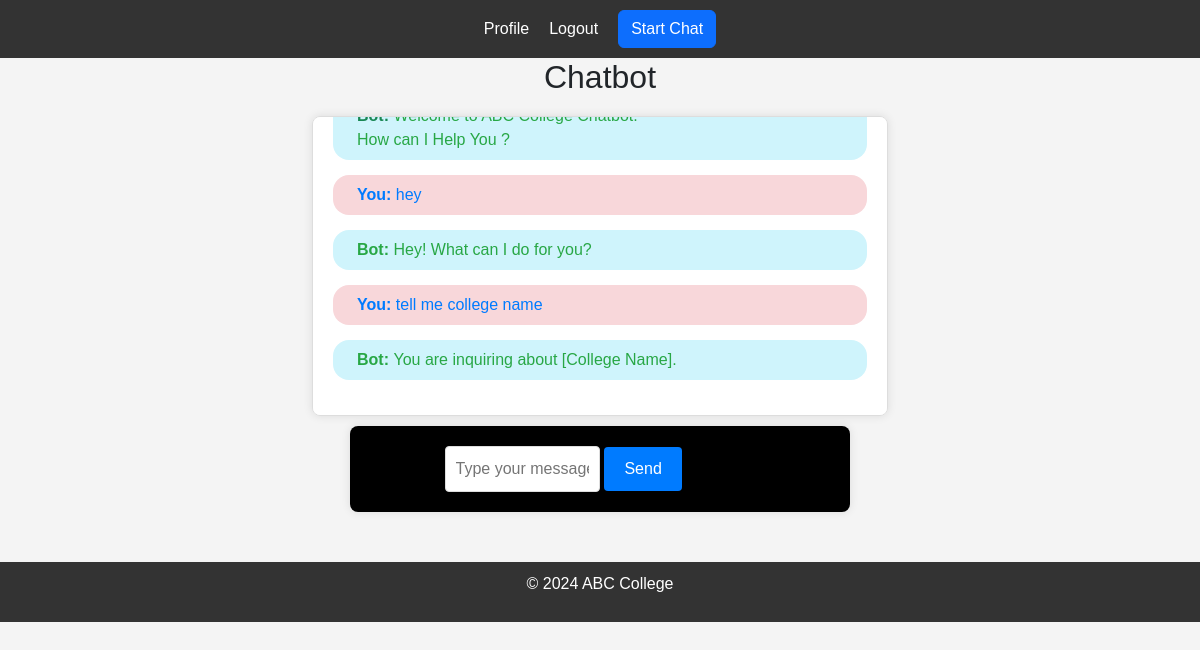
Screenshot of /chat/ (signed in) with the database file from the repository.
### chatbot/models.py (models this page shows, shortened)
class ChatMessage(models.Model):
    user = models.ForeignKey(settings.AUTH_USER_MODEL, on_delete=models.CASCADE)
    message = models.TextField()
    response = models.TextField()
    timestamp = models.DateTimeField(auto_now_add=True)
    conversation_id = models.CharField(max_length=255,null=True)

### chatbot/views.py (the view, shortened to what this page needs)
# urls.py: path('chat/', chat_view, name='chat'),
@login_required
def chat_view(request):
    session_key = f'page_loaded_{request.user.id}'
    if request.method == 'GET':
        if request.session.get(session_key, False):
            ChatMessage.objects.filter(user=request.user).delete()
        else:
            request.session[session_key] = True
    chat_history = ChatMessage.objects.filter(user=request.user).order_by('timestamp')
    return render(request, 'chat.html', {'chat_history': chat_history})

### chatbot/templates/chat.html (shortened to what this page needs)
{% extends 'base.html' %}
{% load static %}
{% block content %}
    <div class="container">
        <h2>Chatbot</h2>
        <div class="chat-box" id="chat-box">
            <div class="message bot-response bg-info-subtle p-2 px-4 rounded-4">
                <strong class="text-success">Bot: </strong>Welcome to ABC College Chatbot. <br>How can I Help You ?
            </div>
            {% for chat in chat_history %}
                <div class="message user-message  bg-danger-subtle p-2 px-4 rounded-4">
                    <strong>You: </strong> {{ chat.message }}
                </div>
                <div class="message bot-response bg-info-subtle p-2 px-4 rounded-4">
                    <strong>Bot: </strong> {{ chat.response }}
                </div>
            {% endfor %}
        </div>
        <div class="form-container">
            <form method="POST" autocomplete="off">
                <input type="text" class="w-50" name="message" placeholder="Type your message" required>
                <button type="submit">Send</button>
            </form>
        </div>
    </div>
{% endblock %}

### static/styles.css (style rules this page uses)
body { font-family: Arial, sans-serif; background-color: #f4f4f4; margin: 0; padding: 0; }
.form-container { max-width: 500px; margin: 50px auto; padding: 20px; background: #fff; border-radius: 8px; box-shadow: 0 0 10px rgba(0,0,0,0.1); }
h2 { margin-bottom: 20px; text-align: center; }
body { font-family: Arial, sans-serif; margin: 0; padding: 0; }

### chatbot/templates/chat.html (style rules this page uses)
body { font-family: Arial, sans-serif; margin: 0; padding: 0; background-color: #f4f4f4; }
.container { width: 50%; margin: 0 auto; max-width: 1200px; }
.chat-box { background-color: #fff; border: 1px solid #ddd; border-radius: 8px; box-shadow: 0 0 10px rgba(0, 0, 0, 0.1); overflow-y: auto; height: 300px; padding: 20px; margin-top: 20px; }
.message { margin-bottom: 15px; }
.user-message { color: #007bff; }
.bot-response { color: #28a745; }
.form-container { display: flex; justify-content: center; margin-top: 10px; background: #000; }
input[type="text"] { padding: 10px; border: 1px solid #ddd; border-radius: 4px; }
button { padding: 10px 20px; border: none; border-radius: 4px; background-color: #007bff; color: #fff; cursor: pointer; }

### rows the page displays
ChatMessage: message "hey", response "Hey! What can I do for you?"
ChatMessage: message "tell me college name", response "You are inquiring about [College Name]."
